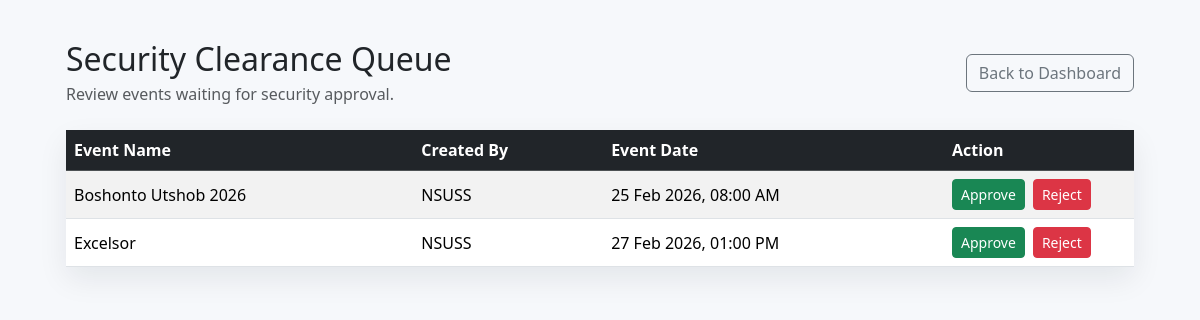
The page /securityapproval.php on the database as committed earlier.
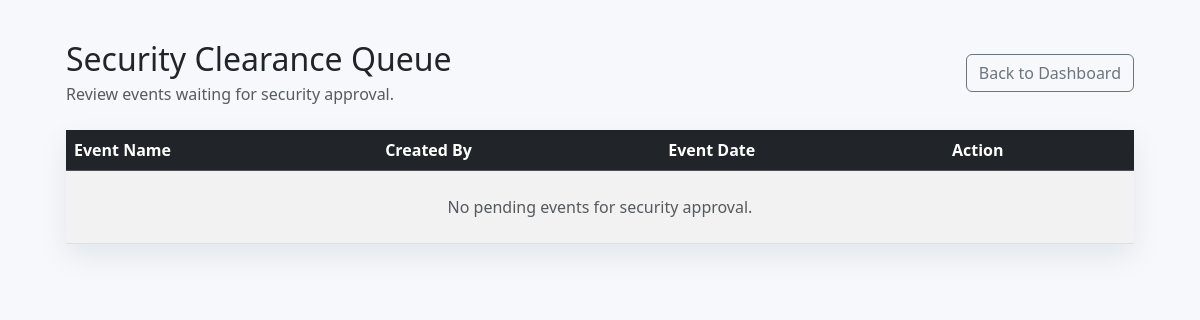
The same page on the database as committed later.
### tables this page shows
CREATE TABLE `events` (
  `event_id` int(11) NOT NULL,
  `club_id` int(11) DEFAULT NULL,
  `event_name` varchar(255) NOT NULL,
  `event_duration` decimal(4,2) DEFAULT NULL,
  `event_date` datetime DEFAULT NULL,
  `event_creator` varchar(255) DEFAULT NULL,
  `event_availablity` tinyint(1) DEFAULT NULL,
  `security_clearance` varchar(50) DEFAULT 'Pending',
  `admin_clearance` varchar(50) DEFAULT 'Pending',
  `security_message` text DEFAULT NULL
);

CREATE TABLE `clubs` (
  `club_id` int(11) NOT NULL,
  `club_name` varchar(255) NOT NULL,
  `club_data` longtext DEFAULT NULL
);

### securityapproval.php (the view, shortened to what this page needs)
<?php
require_once 'notification_helpers.php';
mysqli_query($con, "
    UPDATE events
    SET event_availablity = CASE
        WHEN COALESCE(security_clearance, 'Pending') = 'Approved' THEN 1
        ELSE 0
    END
");
$pendingEvents = [];
$listStmt = $con->prepare("
    SELECT
        e.event_id,
        e.event_name,
        e.event_date,
        c.club_name
    FROM events e
    LEFT JOIN clubs c ON c.club_id = e.club_id
    WHERE COALESCE(e.security_clearance, 'Pending') = 'Pending'
    ORDER BY e.event_date ASC, e.event_id ASC
");
if ($listStmt && $listStmt->execute()) {
    $result = $listStmt->get_result();
    while ($row = $result->fetch_assoc()) {
        $pendingEvents[] = $row;
    }
}
?>
<!DOCTYPE html>
<html lang="en">
<head>
    <link href="https://cdn.jsdelivr.net/npm/bootstrap@5.3.3/dist/css/bootstrap.min.css" rel="stylesheet">
</head>
<body>
    <div class="wrap">
        <div class="d-flex justify-content-between align-items-center mb-4">
            <div>
                <h2 class="mb-1">Security Clearance Queue</h2>
                <p class="text-muted mb-0">Review events waiting for security approval.</p>
            </div>
            <a href="admin_dashboard.php" class="btn btn-outline-secondary">Back to Dashboard</a>
        </div>
        <div class="card card-shadow">
            <div class="card-body p-0">
                <div class="table-responsive">
                    <table class="table table-striped mb-0">
                        <thead class="table-dark">
                            <tr>
                                <th>Event Name</th>
                                <th>Created By</th>
                                <th>Event Date</th>
                                <th style="width: 190px;">Action</th>
                            </tr>
                        </thead>
                        <tbody>
                            <?php if (empty($pendingEvents)): ?>
                                <tr>
                                    <td colspan="4" class="text-center py-4 text-muted">No pending events for security approval.</td>
                                </tr>
                            <?php else: ?>
                                <?php foreach ($pendingEvents as $event): ?>
                                    <tr>
                                        <td><?php echo htmlspecialchars($event['event_name']); ?></td>
                                        <td><?php echo htmlspecialchars($event['club_name'] ?? 'Unknown Club'); ?></td>
                                        <td>
                                            <?php
                                                if (!empty($event['event_date'])) {
                                                    echo htmlspecialchars(date("d M Y, h:i A", strtotime($event['event_date'])));
                                                } else {
                                                    echo "TBD";
                                                }
                                            ?>
                                        </td>
                                        <td>
                                            <div class="action-group">
                                                <form method="post" class="m-0">
                                                    <button type="submit" class="btn btn-sm btn-success">Approve</button>
                                                </form>
                                                <button
                                                    type="button"
                                                    class="btn btn-sm btn-danger reject-btn"
                                                    data-event-id="<?php echo intval($event['event_id']); ?>"
                                                    data-event-name="<?php echo htmlspecialchars($event['event_name'], ENT_QUOTES); ?>"
                                                    data-bs-toggle="modal"
                                                    data-bs-target="#rejectModal"
                                                >
                                                    Reject
                                                </button>
                                            </div>
                                        </td>
                                    </tr>
                                <?php endforeach; ?>
                            <?php endif; ?>
                        </tbody>
                    </table>
                </div>
            </div>
        </div>
    </div>
</body>
</html>

Rows that differ between the two databases and show on the page:
no longer on this page (row edited): events: event_name "Boshonto Utshob 2026", club.club_name "NSUSS", event_date "25 Feb 2026, 08:00 AM"
no longer on this page (row edited): events: event_name "Excelsor", club.club_name "NSUSS", event_date "27 Feb 2026, 01:00 PM"
Other text that changed with them:
text now shown: "No pending events for security approval."
